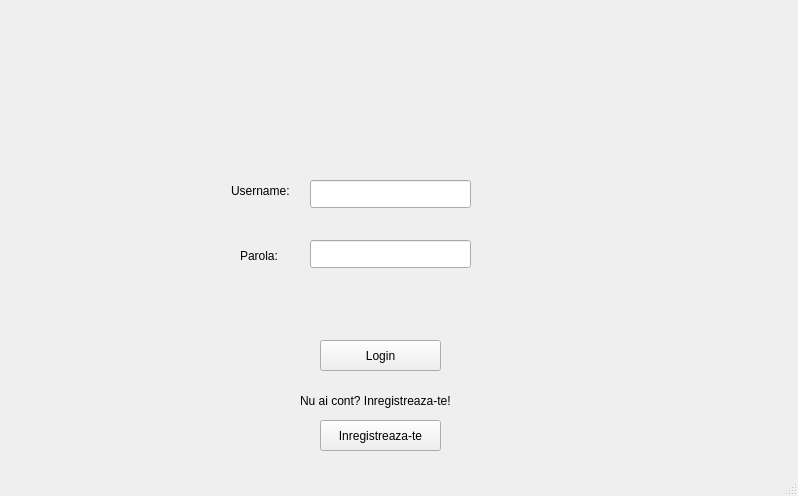
<?xml version="1.0" encoding="UTF-8"?>
<ui version="4.0">
 <class>MainWindow</class>
 <widget class="QMainWindow" name="MainWindow">
  <property name="geometry">
   <rect>
    <x>0</x>
    <y>0</y>
    <width>798</width>
    <height>496</height>
   </rect>
  </property>
  <property name="windowTitle">
   <string>MainWindow</string>
  </property>
  <property name="styleSheet">
   <string notr="true">#MainWindow{
background:url(:/imaginebuna.png);
}</string>
  </property>
  <widget class="QWidget" name="centralwidget">
   <widget class="QPushButton" name="pushButtonInregistrare">
    <property name="geometry">
     <rect>
      <x>320</x>
      <y>420</y>
      <width>121</width>
      <height>31</height>
     </rect>
    </property>
    <property name="text">
     <string>Inregistreaza-te</string>
    </property>
   </widget>
   <widget class="QPushButton" name="pushButtonLogin">
    <property name="geometry">
     <rect>
      <x>320</x>
      <y>340</y>
      <width>121</width>
      <height>31</height>
     </rect>
    </property>
    <property name="text">
     <string>Login</string>
    </property>
   </widget>
   <widget class="QWidget" name="widget" native="true">
    <property name="geometry">
     <rect>
      <x>220</x>
      <y>150</y>
      <width>311</width>
      <height>161</height>
     </rect>
    </property>
    <widget class="QLabel" name="labelUsername">
     <property name="geometry">
      <rect>
       <x>11</x>
       <y>31</y>
       <width>69</width>
       <height>20</height>
      </rect>
     </property>
     <property name="text">
      <string>Username:</string>
     </property>
    </widget>
    <widget class="QLabel" name="labelParola">
     <property name="geometry">
      <rect>
       <x>20</x>
       <y>90</y>
       <width>51</width>
       <height>31</height>
      </rect>
     </property>
     <property name="text">
      <string>Parola:</string>
     </property>
    </widget>
    <widget class="QLineEdit" name="lineEditUsername">
     <property name="geometry">
      <rect>
       <x>90</x>
       <y>30</y>
       <width>161</width>
       <height>28</height>
      </rect>
     </property>
    </widget>
    <widget class="QLineEdit" name="lineEditParola">
     <property name="geometry">
      <rect>
       <x>90</x>
       <y>90</y>
       <width>161</width>
       <height>28</height>
      </rect>
     </property>
     <property name="echoMode">
      <enum>QLineEdit::Password</enum>
     </property>
    </widget>
   </widget>
   <widget class="QLabel" name="labelInregistrare">
    <property name="geometry">
     <rect>
      <x>300</x>
      <y>390</y>
      <width>191</width>
      <height>21</height>
     </rect>
    </property>
    <property name="text">
     <string>Nu ai cont? Inregistreaza-te!</string>
    </property>
   </widget>
   <widget class="QLabel" name="labelInformatie">
    <property name="geometry">
     <rect>
      <x>280</x>
      <y>310</y>
      <width>251</width>
      <height>20</height>
     </rect>
    </property>
    <property name="text">
     <string/>
    </property>
   </widget>
  </widget>
  <widget class="QStatusBar" name="statusbar"/>
 </widget>
 <resources/>
 <connections/>
</ui>
